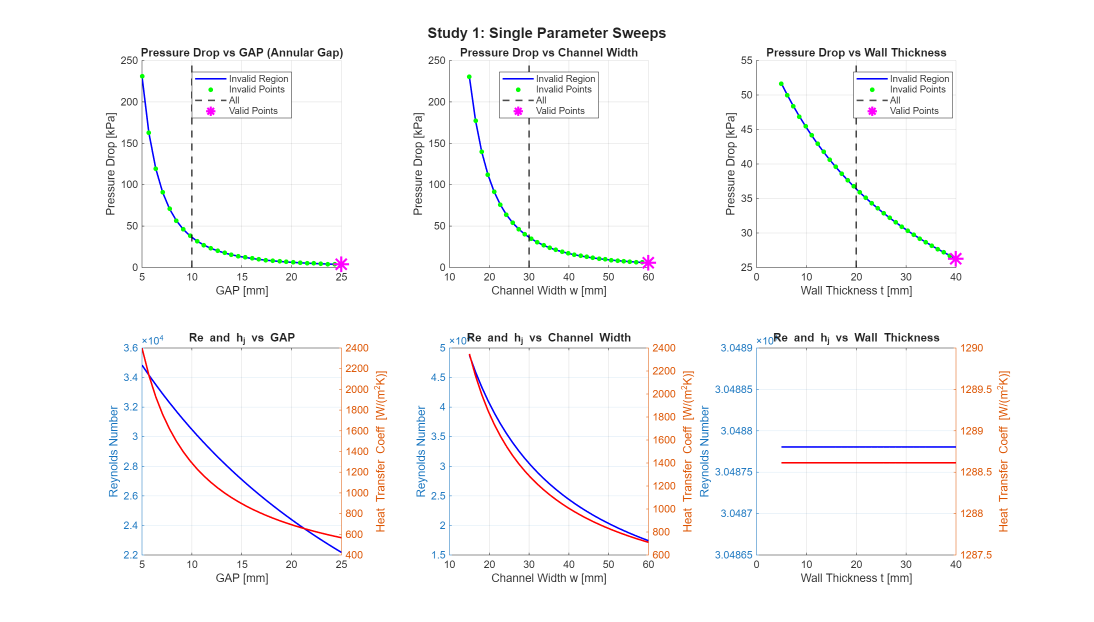
%> input picture SC-401/results/Study_2026-04-12_16-51-02/Study1_SingleParameterSweeps.png, 2188 x 1243 px (shown at 1/2 size)
$ octave --eval "generate_report;"   (GNU Octave 9; MATLAB toolbox functions it lacks are replaced by stand-ins)
%> lines starting %> are read from the running program, lines starting %| are printed output that depends on the picture
function generate_report()
% GENERATE_REPORT  Creates a PDF summary of screw separator cooling jacket designs
%
% Compiles the three designs (Original, V1 Balanced, V2 Min DP) into a
% single PDF report with key graphs highlighting design trade-offs.

    %% Setup
    report_file = fullfile(pwd, 'Cooling_Jacket_Design_Report.pdf');

    % Delete existing report if present
    if exist(report_file, 'file')
        delete(report_file);
    end

    fprintf('Generating Screw Separator Cooling Jacket Design Report...\n');

    %% Page 1: Title and Design Comparison Table
    fig1 = figure('Position', [100, 100, 800, 1000], 'Color', 'w', 'Visible', 'off');

    % Title
    annotation('textbox', [0.1, 0.92, 0.8, 0.06], 'String', ...
        'SCREW SEPARATOR COOLING JACKET - DESIGN OPTIMIZATION SUMMARY', ...
        'FontSize', 14, 'FontWeight', 'bold', 'HorizontalAlignment', 'center', ...
        'EdgeColor', 'none');

    annotation('textbox', [0.1, 0.88, 0.8, 0.04], 'String', ...
        sprintf('Generated: %s | Project: SC-401', datestr(now, 'dd-mmm-yyyy')), ...
        'FontSize', 10, 'HorizontalAlignment', 'center', 'EdgeColor', 'none');

    % Operating Conditions Box
    annotation('textbox', [0.05, 0.70, 0.9, 0.16], 'String', {...
        'FIXED OPERATING CONDITIONS:', ...
        '', ...
        '  Coolant mass flow rate:    0.25 kg/s (Helisol 5A)', ...
        '  Screw conveyor length:     1.2 m', ...
        '  Separator diameter:        101.6 mm', ...
        '  Coolant inlet temperature: 281 C', ...
        '  Wall inlet temperature:    500 C', ...
        '  Wall outlet temperature:   285 C', ...
        '  Required heat extraction:  1100 W'}, ...
        'FontSize', 9, 'FontName', 'Courier', 'BackgroundColor', [0.95 0.95 0.95], ...
        'EdgeColor', [0.5 0.5 0.5]);

    % Design Comparison Table
    annotation('textbox', [0.05, 0.64, 0.9, 0.04], 'String', ...
        'DESIGN COMPARISON', 'FontSize', 12, 'FontWeight', 'bold', ...
        'EdgeColor', 'none');

    % Create table data
    ax_table = axes('Position', [0.05, 0.35, 0.9, 0.28]);
    axis off;

    col_headers = {'Parameter', 'Original', 'V1 (Balanced)', 'V2 (Min DP)', 'Units'};
    table_data = {
        'GAP (Annular Gap)',     '10.0',   '22.0',   '25.0',   'mm';
        'w (Channel Width)',     '30.0',   '55.0',   '65.0',   'mm';
        't_wall (Wall Thick.)',  '20.0',   '15.0',   '18.0',   'mm';
        'Pitch (w + t_wall)',    '50.0',   '70.0',   '83.0',   'mm';
        'Pressure Drop',         '36.38',  '0.96',   '0.41',   'kPa';
        'DP Reduction',          '-',      '97.4',   '98.9',   '%';
        'Heat Transfer Coeff',   '1288.6', '375.7',  '289.7',  'W/(m2K)';
        'Reynolds Number',       '30488',  '15838',  '13550',  '-';
        'Velocity',              '1.21',   '0.30',   '0.22',   'm/s';
        'Number of Turns',       '24.0',   '17.1',   '14.5',   '-';
        'Coil Length',           '7.75',   '5.50',   '4.66',   'm';
        'Safety Factor (A_av/A_req)', '23.9', '7.0', '5.4',    '-'
    };

    % Draw table
    n_rows = size(table_data, 1);
    n_cols = 5;
    col_widths = [0.30, 0.15, 0.17, 0.17, 0.11];

    % Header row
    x_pos = 0.05;
    for c = 1:n_cols
        if c == 1
            ha = 'left';
        else
            ha = 'center';
        end
        annotation('textbox', [x_pos, 0.60, col_widths(c), 0.03], ...
            'String', col_headers{c}, 'FontSize', 9, 'FontWeight', 'bold', ...
            'HorizontalAlignment', ha, 'EdgeColor', 'none', 'BackgroundColor', [0.8 0.8 0.9]);
        x_pos = x_pos + col_widths(c);
    end

    % Data rows
    for r = 1:n_rows
        y_pos = 0.60 - r * 0.022;
        x_pos = 0.05;
        bg_color = 'w';
        if mod(r, 2) == 0
            bg_color = [0.95 0.95 0.95];
        end
        for c = 1:n_cols
            if c == 1
                ha = 'left';
            else
                ha = 'center';
            end
            annotation('textbox', [x_pos, y_pos, col_widths(c), 0.022], ...
                'String', table_data{r, c}, 'FontSize', 8, ...
                'HorizontalAlignment', ha, 'EdgeColor', 'none', 'BackgroundColor', bg_color);
            x_pos = x_pos + col_widths(c);
        end
    end

    % Design descriptions
    annotation('textbox', [0.05, 0.06, 0.9, 0.26], 'String', {...
        'DESIGN DESCRIPTIONS:', ...
        '', ...
        'Original Baseline: Starting design with GAP=10mm, w=30mm, t_wall=20mm.', ...
        '  Pressure drop at 36.38 kPa. Standard helical cooling jacket configuration.', ...
        '', ...
        'V1 (Balanced Design): Optimized to reduce pressure drop while maintaining', ...
        '  good heat transfer. GAP=22mm, w=55mm, t_wall=15mm.', ...
        '  Achieved 97.4% DP reduction with safety factor of 7.0x.', ...
        '', ...
        'V2 (Minimum Pressure Drop): Optimized primarily to minimize pressure drop.', ...
        '  GAP=25mm, w=65mm, t_wall=18mm. Larger channels and annular gap.', ...
        '  Achieved 98.9% DP reduction (36.38 kPa -> 0.41 kPa).'}, ...
        'FontSize', 9, 'EdgeColor', 'none', 'VerticalAlignment', 'top');

    % Save first page
    exportgraphics(fig1, report_file, 'ContentType', 'vector', 'Append', false);
    close(fig1);
    fprintf('  Page 1: Title and comparison table\n');

    %% Page 2: Study 1 - Key Graphs
    fig2 = figure('Position', [100, 100, 800, 1000], 'Color', 'w', 'Visible', 'off');

    annotation('textbox', [0.1, 0.94, 0.8, 0.04], 'String', ...
        'STUDY 1: SINGLE PARAMETER SWEEPS & INITIAL OPTIMIZATION', ...
        'FontSize', 14, 'FontWeight', 'bold', 'HorizontalAlignment', 'center', ...
        'EdgeColor', 'none');

    % Load and display Study 1 graphs
    study1_folder = 'results/Study_2026-04-12_16-51-02';

    % Graph 1: Single Parameter Sweeps
    ax1 = subplot(2, 2, 1);
    try
        img1 = imread(fullfile(study1_folder, 'Study1_SingleParameterSweeps.png'));
%> img1 is the input picture: size 1243x2188x3 uint8; mean R, G, B 249.2, 248.9, 249.1
        imshow(img1);
    catch
        text(0.5, 0.5, 'Image not found', 'HorizontalAlignment', 'center');
    end
    title('Single Parameter Sweeps', 'FontSize', 10, 'FontWeight', 'bold');

    % Graph 2: GAP vs Channel Width
    ax2 = subplot(2, 2, 2);
    try
        img2 = imread(fullfile(study1_folder, 'Study2_GAP_vs_ChannelWidth.png'));
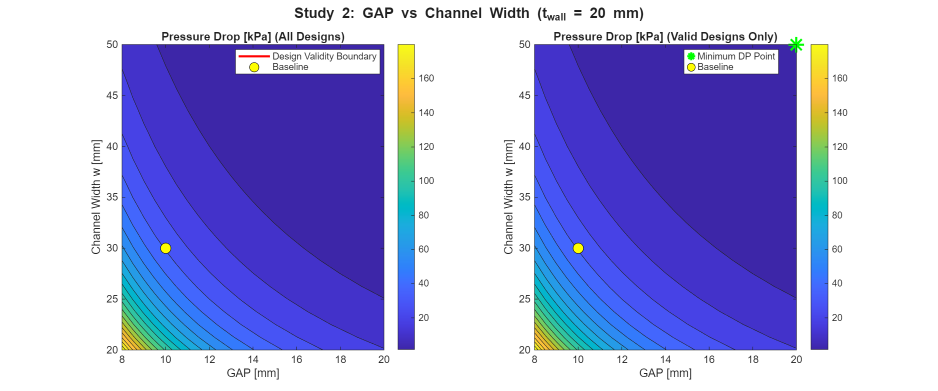
%> input picture SC-401/results/Study_2026-04-12_16-51-02/Study2_GAP_vs_ChannelWidth.png, 1875 x 782 px (shown at 1/2 size)
%> img2 is the input picture: size 782x1875x3 uint8; mean R, G, B 166.5, 166.8, 222
        imshow(img2);
    catch
        text(0.5, 0.5, 'Image not found', 'HorizontalAlignment', 'center');
    end
    title('GAP vs Channel Width Contour', 'FontSize', 10, 'FontWeight', 'bold');

    % Graph 3: GAP vs Wall Thickness
    ax3 = subplot(2, 2, 3);
    try
        img3 = imread(fullfile(study1_folder, 'Study3_GAP_vs_WallThickness.png'));
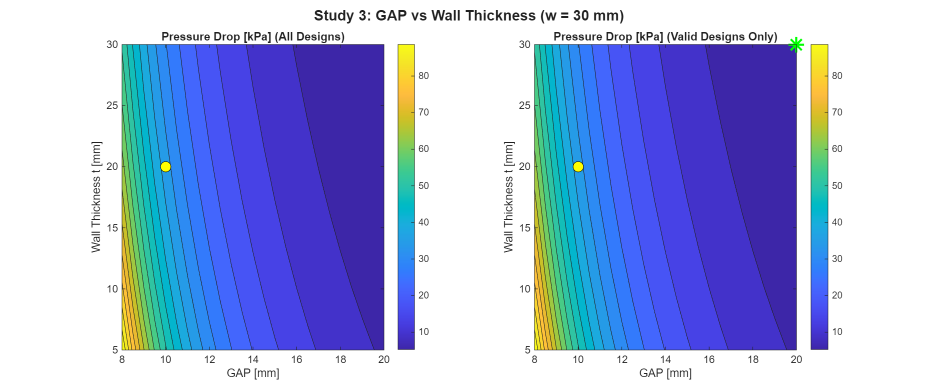
%> input picture SC-401/results/Study_2026-04-12_16-51-02/Study3_GAP_vs_WallThickness.png, 1875 x 782 px (shown at 1/2 size)
%> img3 is the input picture: size 782x1875x3 uint8; mean R, G, B 163.8, 176.3, 224
        imshow(img3);
    catch
        text(0.5, 0.5, 'Image not found', 'HorizontalAlignment', 'center');
    end
    title('GAP vs Wall Thickness Contour', 'FontSize', 10, 'FontWeight', 'bold');

    % Graph 4: Comparison
    ax4 = subplot(2, 2, 4);
    try
        img4 = imread(fullfile(study1_folder, 'Study5_Comparison.png'));
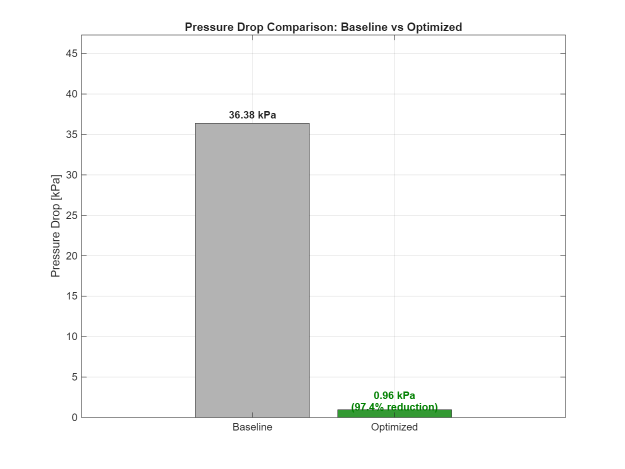
%> input picture SC-401/results/Study_2026-04-12_16-51-02/Study5_Comparison.png, 1250 x 938 px (shown at 1/2 size)
%> img4 is the input picture: size 938x1250x3 uint8; mean R, G, B 243, 243.5, 243
        imshow(img4);
    catch
        text(0.5, 0.5, 'Image not found', 'HorizontalAlignment', 'center');
    end
    title('Baseline vs Optimized', 'FontSize', 10, 'FontWeight', 'bold');

    % Key findings text
    annotation('textbox', [0.05, 0.02, 0.9, 0.08], 'String', {...
        'KEY FINDINGS - STUDY 1:', ...
        '  GAP is the dominant parameter - increasing from 10mm to 22mm reduced DP by 97%', ...
        '  Pressure drop scales with velocity squared (v^2) - larger channels dramatically reduce losses', ...
        '  Trade-off: Higher GAP and w reduce heat transfer coefficient (h_j) but design remains valid'}, ...
        'FontSize', 8, 'EdgeColor', [0.5 0.5 0.5], 'BackgroundColor', [0.95 0.98 0.95]);

    exportgraphics(fig2, report_file, 'ContentType', 'image', 'Resolution', 200, 'Append', true);
    close(fig2);
    fprintf('  Page 2: Study 1 optimization graphs\n');

    %% Page 3: Refined Study - Key Graphs
    fig3 = figure('Position', [100, 100, 800, 1000], 'Color', 'w', 'Visible', 'off');

    annotation('textbox', [0.1, 0.94, 0.8, 0.04], 'String', ...
        'STUDY 2: REFINED OPTIMIZATION & PARETO ANALYSIS', ...
        'FontSize', 14, 'FontWeight', 'bold', 'HorizontalAlignment', 'center', ...
        'EdgeColor', 'none');

    % Load and display Refined Study graphs
    refined_folder = 'results/Refined_Study_2026-04-12_16-53-11';

    % Graph 1: Pareto Front
    ax1 = subplot(2, 2, 1);
    try
        img1 = imread(fullfile(refined_folder, 'StudyAB_ParetoFront.png'));
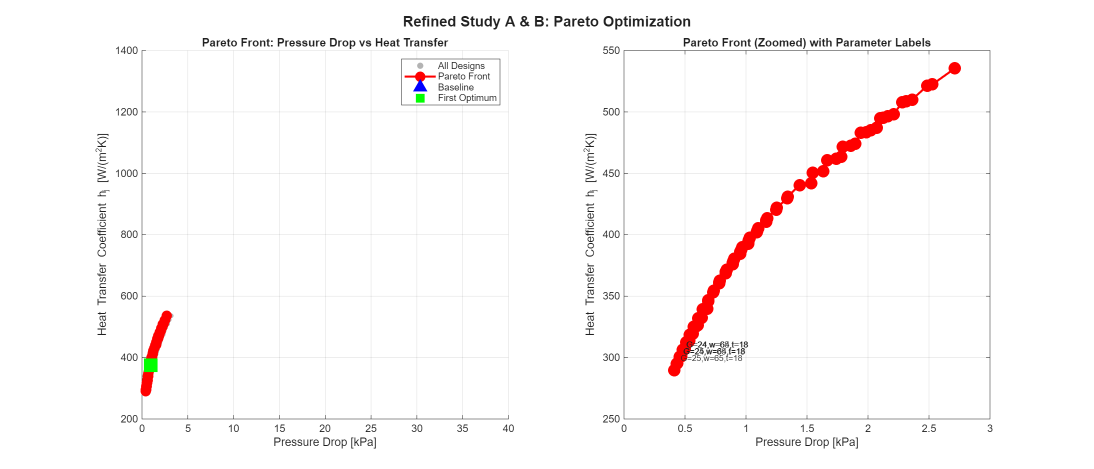
%> input picture SC-401/results/Refined_Study_2026-04-12_16-53-11/StudyAB_ParetoFront.png, 2188 x 938 px (shown at 1/2 size)
%> img1 is the input picture: size 938x2188x3 uint8; mean R, G, B 251.6, 248.8, 248.8
        imshow(img1);
    catch
        text(0.5, 0.5, 'Image not found', 'HorizontalAlignment', 'center');
    end
    title('Pareto Front: DP vs h_j Trade-off', 'FontSize', 10, 'FontWeight', 'bold');

    % Graph 2: Heat Transfer Targets
    ax2 = subplot(2, 2, 2);
    try
        img2 = imread(fullfile(refined_folder, 'StudyC_HeatTransferTargets.png'));
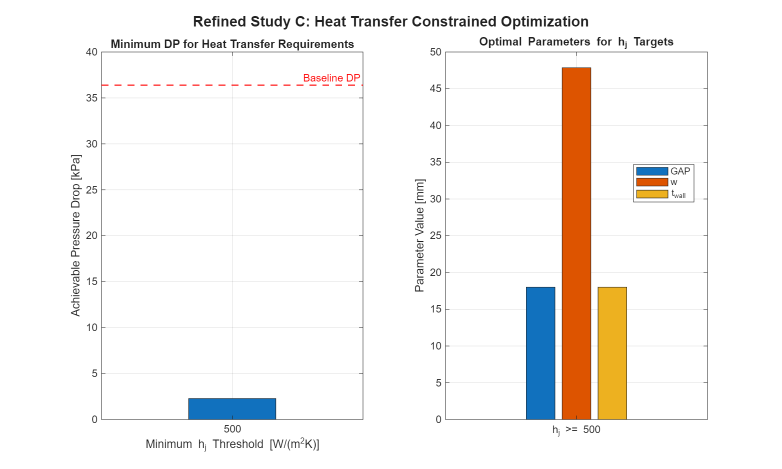
%> input picture SC-401/results/Refined_Study_2026-04-12_16-53-11/StudyC_HeatTransferTargets.png, 1563 x 938 px (shown at 1/2 size)
%> img2 is the input picture: size 938x1563x3 uint8; mean R, G, B 245.9, 242.7, 240
        imshow(img2);
    catch
        text(0.5, 0.5, 'Image not found', 'HorizontalAlignment', 'center');
    end
    title('h_j Constrained Optimization', 'FontSize', 10, 'FontWeight', 'bold');

    % Graph 3: Response Surfaces
    ax3 = subplot(2, 2, 3);
    try
        img3 = imread(fullfile(refined_folder, 'StudyD_ResponseSurfaces.png'));
        imshow(img3);
    catch
        text(0.5, 0.5, 'Image not found', 'HorizontalAlignment', 'center');
    end
    title('3D Response Surfaces', 'FontSize', 10, 'FontWeight', 'bold');

    % Graph 4: Final Comparison
    ax4 = subplot(2, 2, 4);
    try
        img4 = imread(fullfile(refined_folder, 'Final_Comparison.png'));
        imshow(img4);
    catch
        text(0.5, 0.5, 'Image not found', 'HorizontalAlignment', 'center');
    end
    title('Multi-Configuration Comparison', 'FontSize', 10, 'FontWeight', 'bold');

    % Key findings text
    annotation('textbox', [0.05, 0.02, 0.9, 0.08], 'String', {...
        'KEY FINDINGS - STUDY 2 (REFINED):', ...
        '  Pareto front shows clear trade-off between pressure drop and heat transfer coefficient', ...
        '  Minimum DP of 0.41 kPa achieved at GAP=25mm, w=65mm, t_wall=18mm', ...
        '  All Pareto-optimal designs maintain safety factor > 5x (design valid)'}, ...
        'FontSize', 8, 'EdgeColor', [0.5 0.5 0.5], 'BackgroundColor', [0.95 0.95 0.98]);
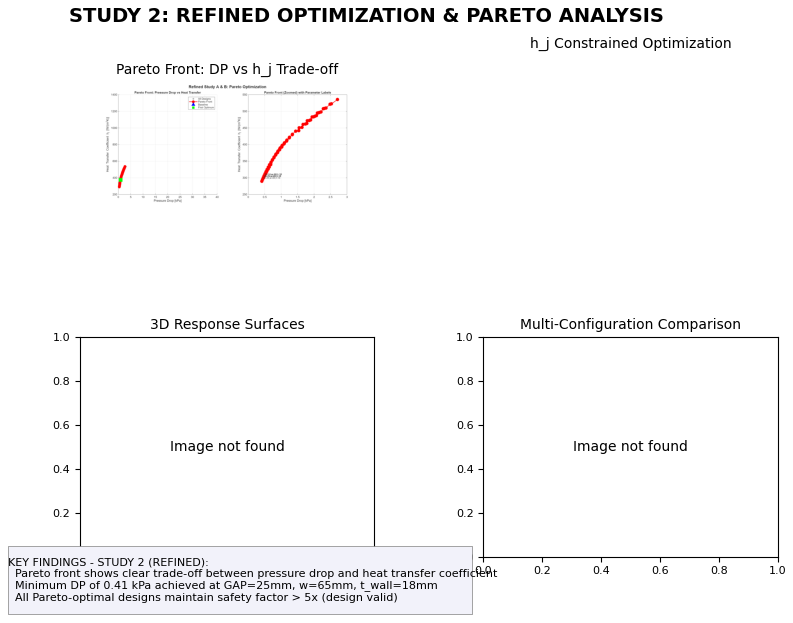
%> figure redrawn from the program's plot data, 5 panels

    exportgraphics(fig3, report_file, 'ContentType', 'image', 'Resolution', 200, 'Append', true);
    close(fig3);
    fprintf('  Page 3: Refined study graphs\n');

    %% Page 4: Final Recommendations
    fig4 = figure('Position', [100, 100, 800, 1000], 'Color', 'w', 'Visible', 'off');

    annotation('textbox', [0.1, 0.92, 0.8, 0.05], 'String', ...
        'DESIGN RECOMMENDATIONS', ...
        'FontSize', 14, 'FontWeight', 'bold', 'HorizontalAlignment', 'center', ...
        'EdgeColor', 'none');

    % Visual comparison - bar charts
    designs = {'Original', 'V1 Balanced', 'V2 Min DP'};

    % Geometry comparison
    ax1 = axes('Position', [0.08, 0.68, 0.40, 0.20]);
    bar_data = [10 30 20; 22 55 15; 25 65 18];
    b = bar(bar_data);
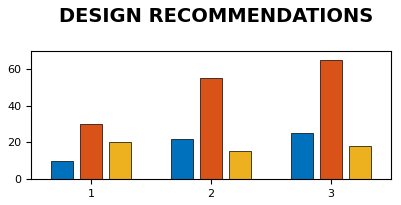
%> figure redrawn from the program's plot data, 2 panels; panel 1: tallest bar 25 high, from x = 2.67 to 2.85; panel 1: tallest bar 65 high, from x = 2.91 to 3.09; panel 1: tallest bar 20 high, from x = 1.15 to 1.33
%> (the run ends here)
